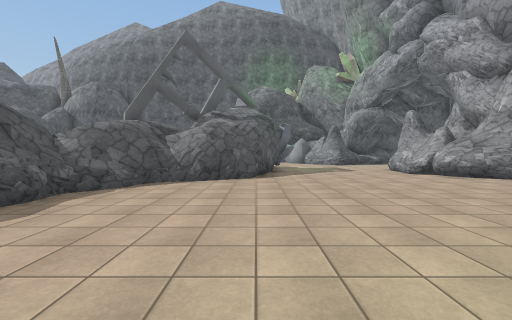
[1] (above)

24 first-person views from a walk through a scene from a Unity 3-D project. The camera is 1.5 m above the floor, tilts 2° down and sees 90° across. The floor is counted in squares, 2 m on a side. Each view is taken from the middle of a square. On the plan, view 1 faces up. The plan holds only what a view shows up to about 9 squares ahead; the rest is blank. The place goes on beyond the plan. The player character is not drawn. Some animated figures are not drawn. Surface patterns are stand-ins for the level's own textures.

[2]
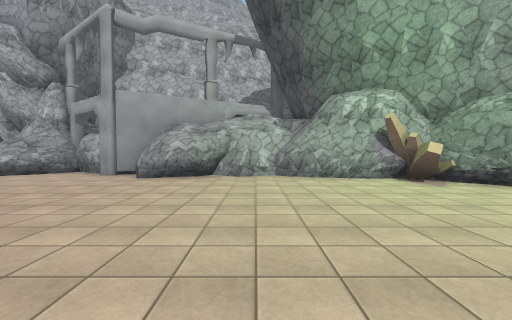

[3]
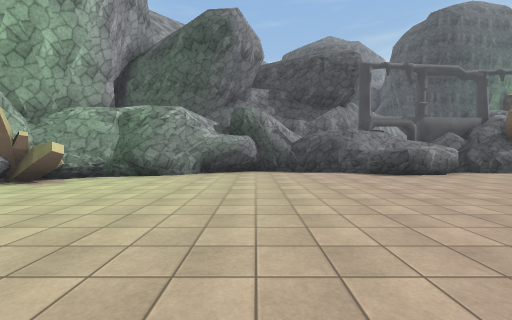

[4]
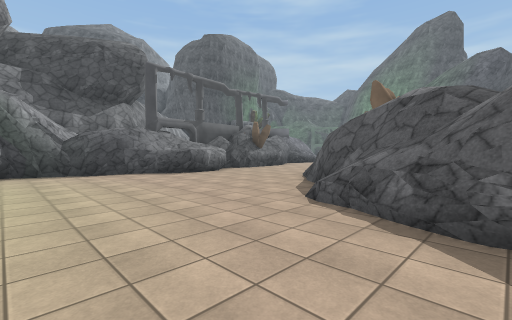

[5]
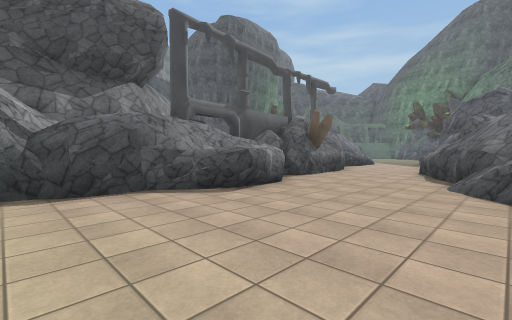

[6]
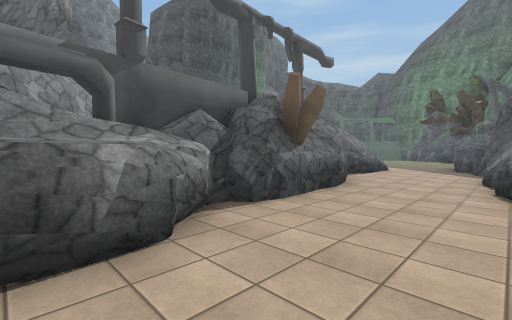

[7]
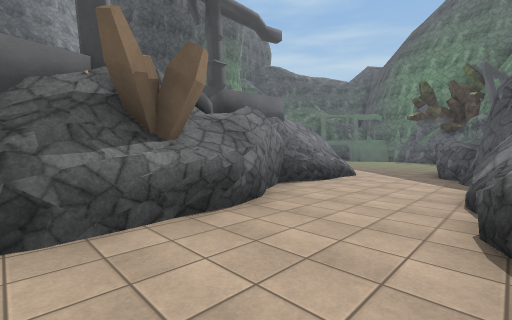

[8]
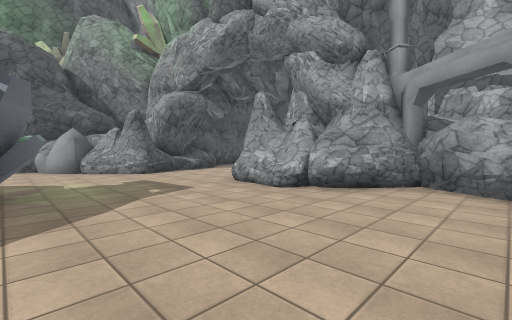

[9]
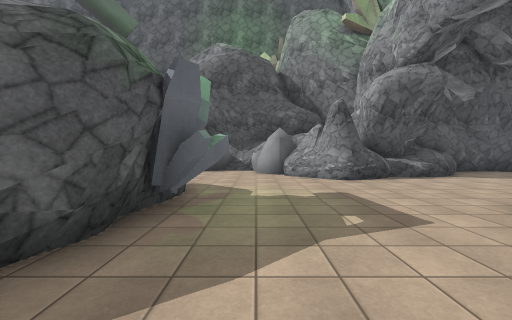

[10]
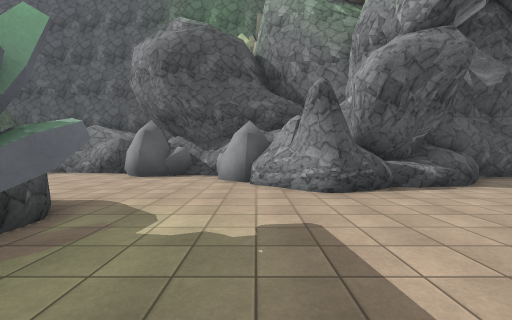

[11]
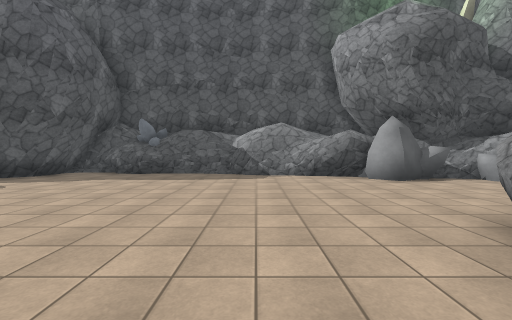

[12]
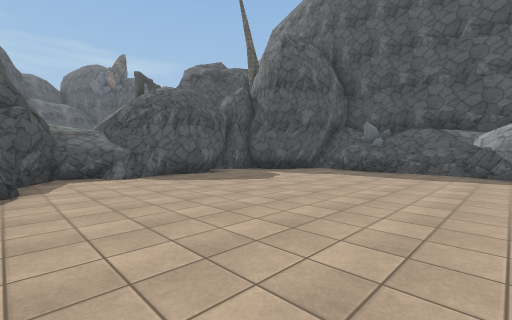

[13]
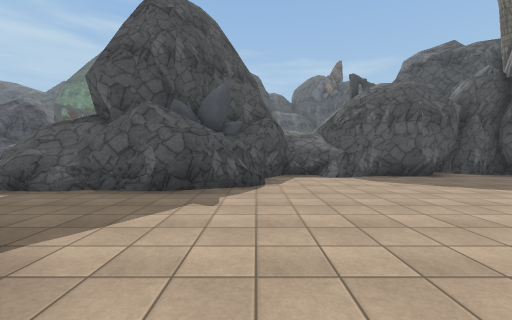

[14]
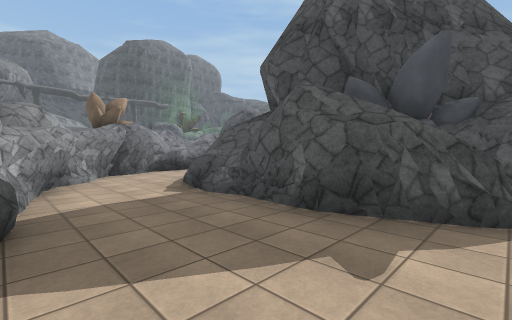

[15]
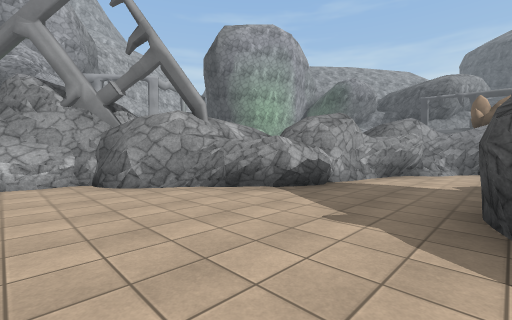

[16]
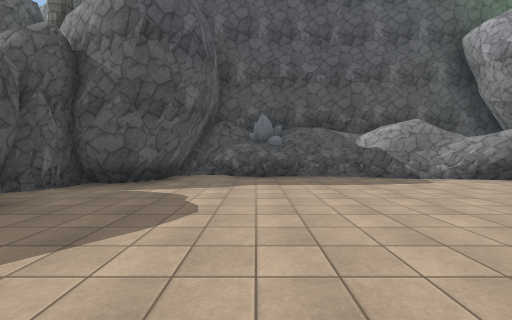

[17]
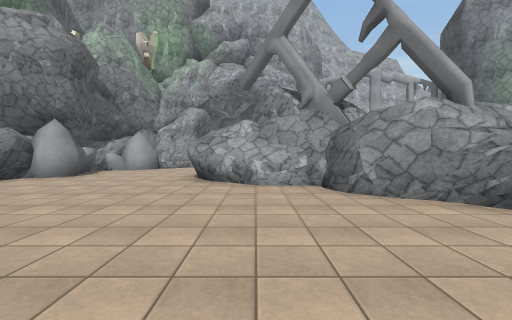

[18]
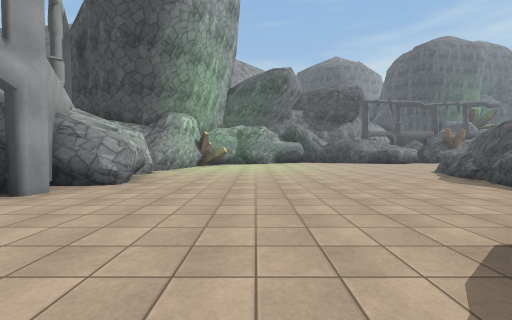

[19]
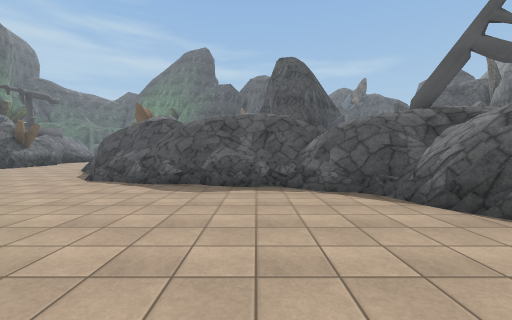

[20]
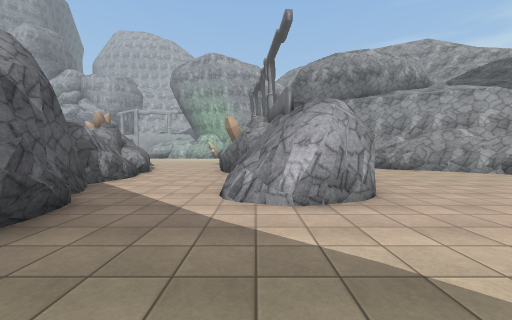

[21]
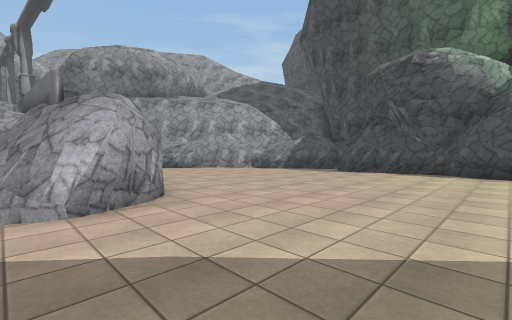

[22]
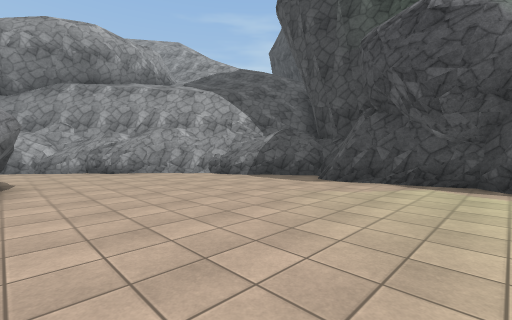

[23]
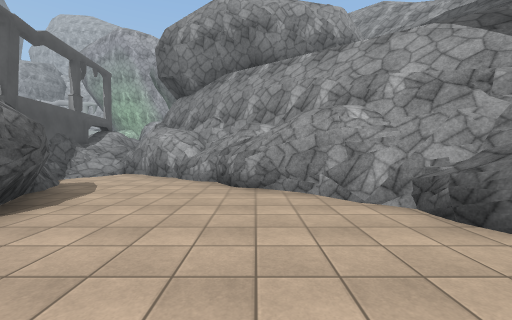

[24]
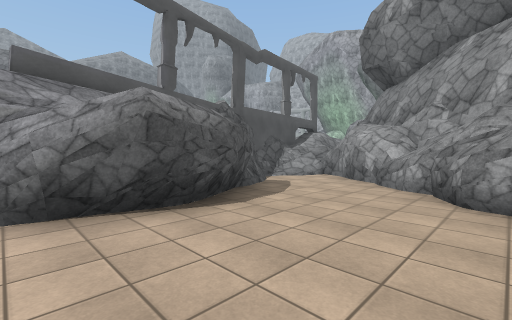

### Floor plan
Key: @ floor where view 1 was taken; # wall or solid block; . main floor; : floor 1.75 m higher than the main floor; + floor 2 m higher than the main floor; / step, stairs or slope; = window, fence, low wall or low ledge; ^ raised ledge.
Columns run from 21 left of view 1 to 7 right of it. Each row starts with its distance up from view 1.
 19            #######
 18           ##.....######
 17          ##.........####
 16          #.............##
 15          #..............#####
 14          #...............##..
 13         ##...................
 12         ##.........###.......
 11        ===.........# ##.....
 10        ###.........# ##...##
  9         ###^......####....##
  8             #....#####....##
  7             #...#####......##
  6             #..####.........#
  5             ^..####.........#
  4            #^..###.........##
  3            ^..####........##
  2            ...####........##
  1            ..#####.........#
  0             #####....@.....#
 -1             ####...........#
 -2             ###...........##
 -3         #####.............#
 -4     ^#####...............##
 -5   ##^....................#
 -6   ............###......###
 -7  ........#####+:###.####
 -8 ....###########^# ###
 -9 ....###  ###///   #
-10 .....#####....=####
-11 .......##....####
-12 ............####
-13 ...........####
-14 ..........####
-15 ..........#
-16 ........^##
-17 #...#..###
-18 ########

Positions as (right, up) in squares from view 1, and headings:
1: (0, 0), facing up
2: (-2, 0), facing right
3: (-1, 2), facing down
4: (-1, 2), facing down-left
5: (-2, -2), facing down-left
6: (-6, -4), facing down-left
7: (-9, -4), facing down-left
8: (1, 5), facing up-right
9: (2, 7), facing up
10: (3, 9), facing up
11: (-4, 10), facing up
12: (-4, 9), facing up-left
13: (-4, 9), facing left
14: (-6, 9), facing down-left
15: (-9, 11), facing down-right
16: (-8, 11), facing up
17: (-8, 11), facing right
18: (2, 9), facing down
19: (2, 4), facing left
20: (-21, -8), facing right
21: (-21, -8), facing down-right
22: (-20, -11), facing down-right
23: (-16, -14), facing right
24: (-15, -14), facing up-right
